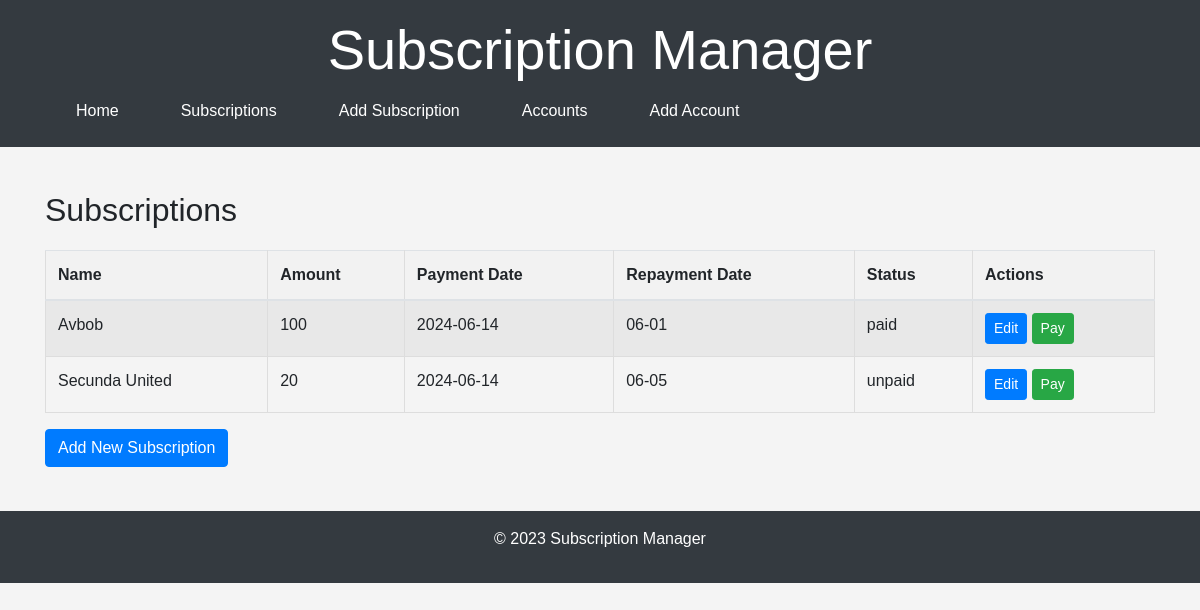
Page /subscriptions/ on the earlier database version.
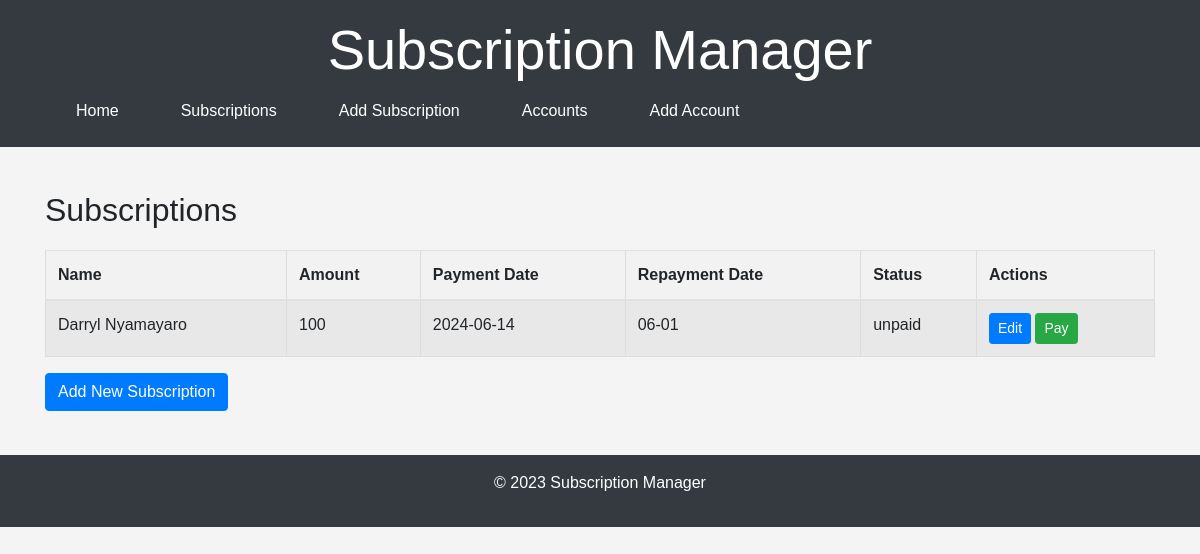
Same page on the later database version.
### models.py (models this page shows)
class Subscription(Base):
    __tablename__ = "subscriptions"
    id = Column(Integer, primary_key=True, index=True)
    name = Column(String, index=True)
    payment_amount = Column(Integer)
    payment_date = Column(DateTime, default=datetime.datetime.utcnow)
    repayment_date = Column(String, default="01-01")  # Default to January 1st
    status = Column(String, default="unpaid")
    account_id = Column(Integer, ForeignKey("accounts.id"), nullable=True)
    account = relationship("Account", back_populates="subscriptions")

### main.py (the view)
@app.get("/subscriptions/")
def read_subscriptions(request: Request, db: Session = Depends(get_db)):
    try:
        subscriptions = crud.get_subscriptions(db)
        return templates.TemplateResponse("subscriptions.html", {"request": request, "subscriptions": subscriptions})
    except Exception as e:
        logging.error(f"Error fetching subscriptions data: {e}")
        raise HTTPException(status_code=500, detail="Internal Server Error")

### Templates/subscriptions.html
{% extends "base.html" %}
{% block content %}
<h2>Subscriptions</h2>
<table class="table table-striped">
    <thead>
        <tr>
            <th>Name</th>
            <th>Amount</th>
            <th>Payment Date</th>
            <th>Repayment Date</th>
            <th>Status</th>
            <th>Actions</th>
        </tr>
    </thead>
    <tbody>
        {% for subscription in subscriptions %}
        <tr>
            <td>{{ subscription.name }}</td>
            <td>{{ subscription.payment_amount }}</td>
            <td>{{ subscription.payment_date.strftime('%Y-%m-%d') }}</td>
            <td>{{ subscription.repayment_date }}</td>
            <td>{{ subscription.status }}</td>
            <td>
                <a href="/subscriptions/edit/{{ subscription.id }}" class="btn btn-primary btn-sm">Edit</a>
                <form method="post" action="/subscriptions/pay/{{ subscription.id }}" style="display:inline;">
                    <button type="submit" class="btn btn-success btn-sm">Pay</button>
                </form>
            </td>
        </tr>
        {% endfor %}
    </tbody>
</table>
<a href="/subscriptions/add/" class="btn btn-primary">Add New Subscription</a>
{% endblock %}

### Templates/base.html (shortened to what this page needs)
<!DOCTYPE html>
<html lang="en">
<head>
    <link rel="stylesheet" href="https://stackpath.bootstrapcdn.com/bootstrap/4.5.2/css/bootstrap.min.css">
    <link rel="stylesheet" href="/static/css/styles.css">
</head>
<body>
    <header class="bg-dark text-white py-3">
        <div class="container">
            <h1 class="display-4">Subscription Manager</h1>
            <nav class="nav nav-pills">
                <a class="nav-link text-white" href="/">Home</a>
                <a class="nav-link text-white" href="/subscriptions/">Subscriptions</a>
                <a class="nav-link text-white" href="/subscriptions/add/">Add Subscription</a>
                <a class="nav-link text-white" href="/accounts/">Accounts</a>
                <a class="nav-link text-white" href="/accounts/add/">Add Account</a>
            </nav>
        </div>
    </header>
    <main class="container my-4">
        {% block content %}{% endblock %}
    </main>
    <footer class="bg-dark text-white text-center py-3">
        <div class="container">
            <p>&copy; 2023 Subscription Manager</p>
        </div>
    </footer>
</body>
</html>

### Static/css/styles.css (style rules this page uses)
body { font-family: Arial, sans-serif; margin: 0; padding: 0; background-color: #f4f4f4; }
header { background-color: #333; color: #fff; padding: 1em 0; text-align: center; }
nav a { color: #fff; margin: 0 15px; text-decoration: none; }
main { padding: 20px; }
table { width: 100%; border-collapse: collapse; margin: 20px 0; }
table, th, td { border: 1px solid #ddd; padding: 8px; }
th { background-color: #f2f2f2; }

Differences in the rows shown:
removed Subscription: name "Secunda United", payment_amount "20", payment_date "2024-06-14", repayment_date "06-05", status "unpaid"
changed Subscription: name "Avbob" → "Darryl Nyamayaro"; status "paid" → "unpaid"
